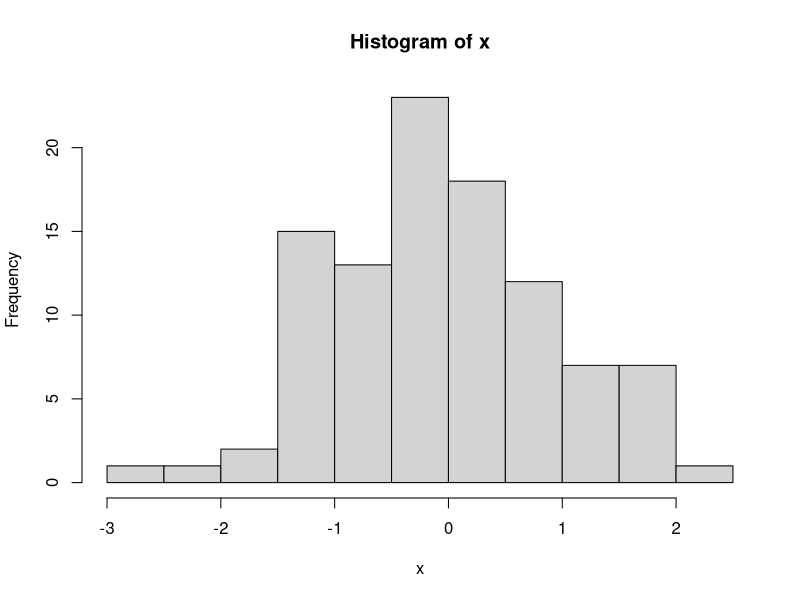

Recreate this plot in R.
## ---- chunk 1
x = rnorm(100)
hist(x)
head(x, 20)
